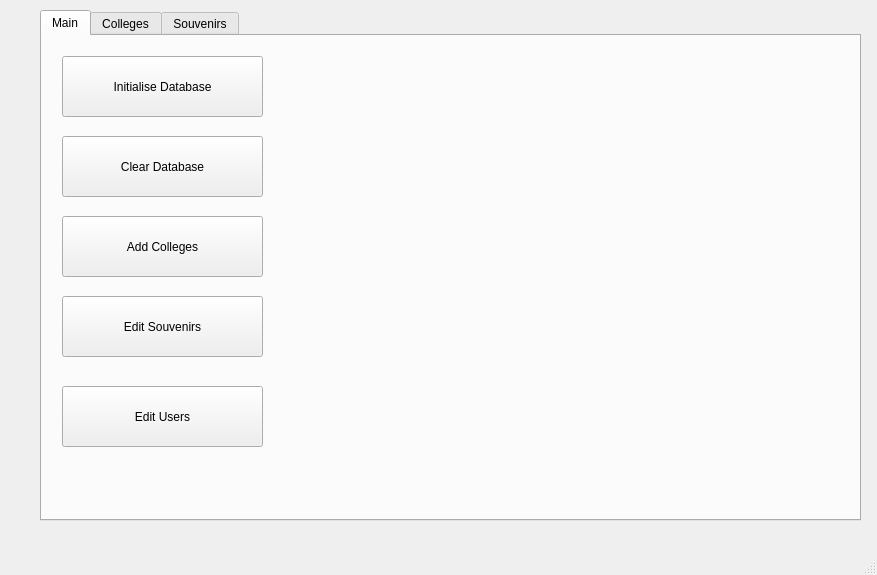
<?xml version="1.0" encoding="UTF-8"?>
<ui version="4.0">
 <class>AdminWindow</class>
 <widget class="QMainWindow" name="AdminWindow">
  <property name="geometry">
   <rect>
    <x>0</x>
    <y>0</y>
    <width>877</width>
    <height>575</height>
   </rect>
  </property>
  <property name="windowTitle">
   <string>MainWindow</string>
  </property>
  <widget class="QWidget" name="centralwidget">
   <widget class="QTabWidget" name="tabWidget">
    <property name="geometry">
     <rect>
      <x>40</x>
      <y>10</y>
      <width>821</width>
      <height>511</height>
     </rect>
    </property>
    <property name="currentIndex">
     <number>0</number>
    </property>
    <widget class="QWidget" name="Main">
     <attribute name="title">
      <string>Main</string>
     </attribute>
     <widget class="QPushButton" name="createDb">
      <property name="geometry">
       <rect>
        <x>20</x>
        <y>20</y>
        <width>201</width>
        <height>61</height>
       </rect>
      </property>
      <property name="text">
       <string>Initialise Database</string>
      </property>
     </widget>
     <widget class="QPushButton" name="pushButton_4">
      <property name="geometry">
       <rect>
        <x>20</x>
        <y>350</y>
        <width>201</width>
        <height>61</height>
       </rect>
      </property>
      <property name="text">
       <string>Edit Users</string>
      </property>
     </widget>
     <widget class="QPushButton" name="pushButton_2">
      <property name="geometry">
       <rect>
        <x>20</x>
        <y>180</y>
        <width>201</width>
        <height>61</height>
       </rect>
      </property>
      <property name="text">
       <string>Add Colleges</string>
      </property>
     </widget>
     <widget class="QPushButton" name="pushButton">
      <property name="geometry">
       <rect>
        <x>20</x>
        <y>100</y>
        <width>201</width>
        <height>61</height>
       </rect>
      </property>
      <property name="text">
       <string>Clear Database</string>
      </property>
     </widget>
     <widget class="QPushButton" name="pushButton_3">
      <property name="geometry">
       <rect>
        <x>20</x>
        <y>260</y>
        <width>201</width>
        <height>61</height>
       </rect>
      </property>
      <property name="text">
       <string>Edit Souvenirs</string>
      </property>
     </widget>
    </widget>
    <widget class="QWidget" name="colleges">
     <attribute name="title">
      <string>Colleges</string>
     </attribute>
     <widget class="QTableView" name="collegeView">
      <property name="geometry">
       <rect>
        <x>10</x>
        <y>10</y>
        <width>551</width>
        <height>381</height>
       </rect>
      </property>
     </widget>
    </widget>
    <widget class="QWidget" name="tab">
     <attribute name="title">
      <string>Souvenirs</string>
     </attribute>
     <widget class="QTableView" name="souvenirView">
      <property name="geometry">
       <rect>
        <x>10</x>
        <y>10</y>
        <width>521</width>
        <height>341</height>
       </rect>
      </property>
      <property name="selectionMode">
       <enum>QAbstractItemView::ExtendedSelection</enum>
      </property>
      <property name="selectionBehavior">
       <enum>QAbstractItemView::SelectRows</enum>
      </property>
     </widget>
     <widget class="QPushButton" name="addSouvenir">
      <property name="geometry">
       <rect>
        <x>10</x>
        <y>360</y>
        <width>101</width>
        <height>31</height>
       </rect>
      </property>
      <property name="text">
       <string>Add Souvenir</string>
      </property>
     </widget>
     <widget class="QFrame" name="frame">
      <property name="geometry">
       <rect>
        <x>540</x>
        <y>10</y>
        <width>271</width>
        <height>171</height>
       </rect>
      </property>
      <property name="styleSheet">
       <string notr="true">background-color: rgb(255, 255, 255);</string>
      </property>
      <property name="frameShape">
       <enum>QFrame::StyledPanel</enum>
      </property>
      <property name="frameShadow">
       <enum>QFrame::Raised</enum>
      </property>
      <widget class="QDoubleSpinBox" name="priceSpin">
       <property name="geometry">
        <rect>
         <x>90</x>
         <y>120</y>
         <width>62</width>
         <height>22</height>
        </rect>
       </property>
      </widget>
      <widget class="QLabel" name="labelCollege">
       <property name="geometry">
        <rect>
         <x>20</x>
         <y>10</y>
         <width>241</width>
         <height>21</height>
        </rect>
       </property>
       <property name="font">
        <font>
         <weight>75</weight>
         <bold>true</bold>
        </font>
       </property>
       <property name="text">
        <string>College Name</string>
       </property>
      </widget>
      <widget class="QLabel" name="label_2">
       <property name="geometry">
        <rect>
         <x>20</x>
         <y>70</y>
         <width>51</width>
         <height>16</height>
        </rect>
       </property>
       <property name="font">
        <font>
         <weight>75</weight>
         <bold>true</bold>
        </font>
       </property>
       <property name="text">
        <string>souvenir</string>
       </property>
      </widget>
      <widget class="QLabel" name="label_3">
       <property name="geometry">
        <rect>
         <x>20</x>
         <y>120</y>
         <width>51</width>
         <height>16</height>
        </rect>
       </property>
       <property name="font">
        <font>
         <weight>75</weight>
         <bold>true</bold>
        </font>
       </property>
       <property name="text">
        <string>Price</string>
       </property>
      </widget>
      <widget class="QLineEdit" name="removeEdit">
       <property name="geometry">
        <rect>
         <x>90</x>
         <y>70</y>
         <width>113</width>
         <height>20</height>
        </rect>
       </property>
       <property name="placeholderText">
        <string>souvenir name </string>
       </property>
      </widget>
     </widget>
     <widget class="QPushButton" name="removeSouvenir">
      <property name="geometry">
       <rect>
        <x>670</x>
        <y>190</y>
        <width>101</width>
        <height>31</height>
       </rect>
      </property>
      <property name="text">
       <string>Remove</string>
      </property>
     </widget>
     <widget class="QPushButton" name="removeSouvenir_2">
      <property name="geometry">
       <rect>
        <x>550</x>
        <y>190</y>
        <width>101</width>
        <height>31</height>
       </rect>
      </property>
      <property name="text">
       <string>Update</string>
      </property>
     </widget>
    </widget>
   </widget>
  </widget>
  <widget class="QMenuBar" name="menubar">
   <property name="geometry">
    <rect>
     <x>0</x>
     <y>0</y>
     <width>877</width>
     <height>21</height>
    </rect>
   </property>
  </widget>
  <widget class="QStatusBar" name="statusbar"/>
 </widget>
 <resources/>
 <connections>
  <connection>
   <sender>createDb</sender>
   <signal>clicked()</signal>
   <receiver>AdminWindow</receiver>
   <slot>onInitialise()</slot>
   <hints>
    <hint type="sourcelabel">
     <x>100</x>
     <y>103</y>
    </hint>
    <hint type="destinationlabel">
     <x>99</x>
     <y>631</y>
    </hint>
   </hints>
  </connection>
  <connection>
   <sender>pushButton</sender>
   <signal>clicked()</signal>
   <receiver>AdminWindow</receiver>
   <slot>clearCollegeData()</slot>
   <hints>
    <hint type="sourcelabel">
     <x>123</x>
     <y>181</y>
    </hint>
    <hint type="destinationlabel">
     <x>127</x>
     <y>618</y>
    </hint>
   </hints>
  </connection>
  <connection>
   <sender>pushButton_2</sender>
   <signal>clicked()</signal>
   <receiver>AdminWindow</receiver>
   <slot>onAddColleges()</slot>
   <hints>
    <hint type="sourcelabel">
     <x>151</x>
     <y>263</y>
    </hint>
    <hint type="destinationlabel">
     <x>147</x>
     <y>522</y>
    </hint>
   </hints>
  </connection>
 </connections>
 <slots>
  <slot>onInitialise()</slot>
  <slot>clearCollegeData()</slot>
  <slot>onAddColleges()</slot>
 </slots>
</ui>
